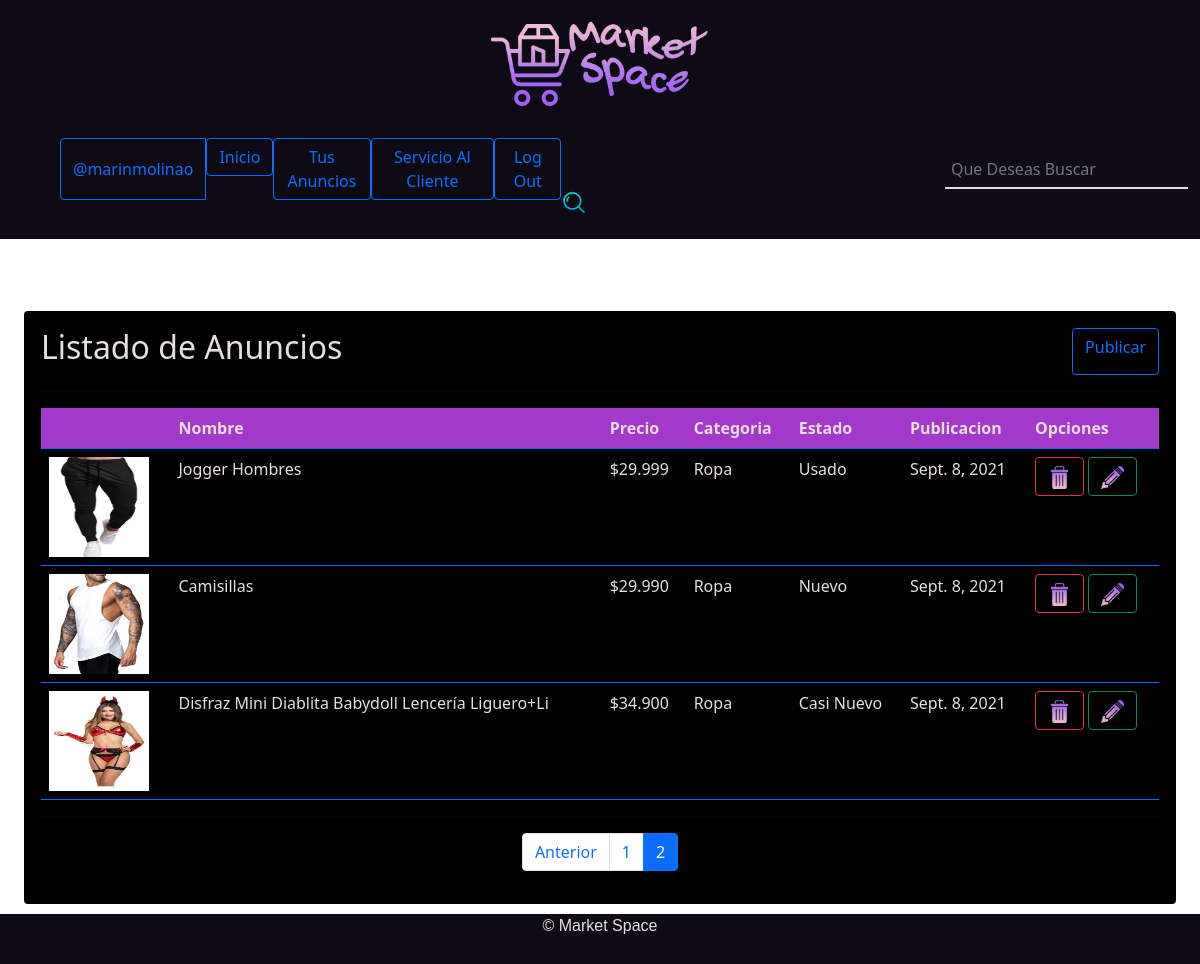
The app's page /tus-anuncios/?page=2 (signed in) with its own data.
### App/models.py (models this page shows, shortened)
class Producto(models.Model):
    foto = models.ImageField(upload_to="productos", null=True)
    nombre = models.CharField(max_length=50)
    precio = models.IntegerField()
    categoria = models.ForeignKey(Categoria, on_delete=models.PROTECT)
    estado = models.ForeignKey(Estado, on_delete=models.PROTECT)
    descripcion = models.TextField()
    numero_telefonico = models.IntegerField()
    fecha_Publicacion = models.DateField(auto_now_add=True ,blank=True, null=True)
    usuario = models.ForeignKey(User, on_delete=models.SET, blank=True, null=True)

class Categoria(models.Model):
    nombre = models.CharField(max_length=50)
    def __str__(self):
        return self.nombre

class Estado(models.Model):
    nombre = models.CharField(max_length=50)
    def __str__(self):
        return self.nombre

### App/views.py (the view)
# urls.py: path('tus-anuncios/', productos, name='productos'),
def productos(request):
    global user_id
    user_id = request.user.id
    usuarioo = User.objects.get(id=user_id)
    productos = Producto.objects.filter(usuario=usuarioo)
    page = request.GET.get('page', 1)
    try:
        paginator = Paginator(productos, 3)
        productos = paginator.page(page)
    except:
        raise Http404
    data = {
        'entity':productos,
        'paginator':paginator
    }
    return render(request, 'app/productos.html', data)

### App/templates/app/productos.html (shortened to what this page needs)
{% extends 'app/layout.html' %} {% load static %} {% block css %}
<link rel="stylesheet" href="{% static 'css/productos.css' %}"> {% endblock %}  {% block contenido %} {% load humanize %}
<br></br>
<div class="card" style="background-color: black; margin-left: 2%; margin-right: 2%; margin-bottom: 1rem; margin-bottom: 60px;">
    <div class="card-body">
        <div class="encabezado-tabla">
            <h2 style="color: #e7dfdd;">Listado de Anuncios</h2>
            <a href="{% url 'agregar' %}" class="btn btn-outline-primary">Publicar</a>
        </div>
        <hr>
        <table class="table table -bordered border-primary">
            <tr class="tabla">
                <th></th>
                <th>Nombre</th>
                <th>Precio</th>
                <th>Categoria</th>
                <th>Estado</th>
                <th>Publicacion</th>
                <th>Opciones</th>
            </tr>
            {% for p in entity %}
            <tr>
                <td><img class="img" src="{{ p.foto.url }}" alt="imagen producto" width="100" height="100"></td>
                <td>{{ p.nombre | title }}</td>
                <td>${{ p.precio | intcomma }}</td>
                <td>{{ p.categoria | title }}</td>
                <td>{{ p.estado | title }}</td>
                <td>{{ p.fecha_Publicacion }}</td>
                <td>
                    <a href="#" onclick="eliminarProducto({{ p.id }})" class="btn btn-outline-danger"><img src="{% static 'img/iconos/delete-degradado.png' %}" alt="Eliminar" width="23px" height="23px"></a>
                    <a href="{% url 'modificar' p.id %}" class="btn btn-outline-success"><img src="{% static 'img/iconos/edit-degradado.png' %}" alt="Editar" width="23px" height="23px"></a>
                </td>
            </tr>
            {% endfor %}
        </table>
        <hr>
        <div>
            {% include 'app/paginator.html' %}
        </div>
    </div>
</div>
{% endblock %}

### App/templates/app/layout.html (shortened to what this page needs)
<!DOCTYPE html>
<html lang="es">
<head>
    {% load static %}
    {% block css %}
    {% endblock %}
    <link rel="stylesheet" href="{% static 'css/css.css' %}">
    <link href="https://cdn.jsdelivr.net/npm/bootstrap@5.1.0/dist/css/bootstrap.min.css" rel="stylesheet">
</head>
<body>
    <header>
        <img src="{% static 'img/logos/Logo horizontal.png' %}" alt="">
    </header>
    <div class="botones">
        <div class="btn-group" role="group" aria-label="Basic outlined example">
            {% if user.is_authenticated %}
                <button type="button" class="btn btn-outline-primary">@{{ user.username }}</button>
            {% endif %}
            <a href="{% url 'inicio' %}"><button type="button" class="btn btn-outline-primary">Inicio</button></a>
            {% if user.is_authenticated %}
                <a href="{% url 'productos' %}"><button type="button" class="btn btn-outline-primary">Tus Anuncios</button>
            {% endif %}
            <a href="{% url 'cliente' %}"><button type="button" class="btn btn-outline-primary">Servicio Al Cliente</button></a>
            {% if user.is_authenticated %}
                <a href="{% url 'logout' %}"><button type="button" class="btn btn-outline-primary">Log Out</button></a></a>
            {% else %}
                <a href="{% url 'login' %}"><button type="button" class="btn btn-outline-primary">Log In</button></a>
                <a href="{% url 'login' %}"><button type="button" class="btn btn-outline-primary">Registrarse</button></a>
            {% endif %}
        </div>
        <form action="{% url 'buscar' %}">
            <input type="text" placeholder="Que Deseas Buscar" name="buscar"><img class="lupa" src="{% static 'img/lupa.png' %}" alt="">
        </form>
    </div>
    <br>
    {% block contenido %}
    {% endblock %}
<footer>
    <p>&copy Market Space</p>
</footer>
</body>
</html>

### App/static/css/productos.css (style rules this page uses)
body { background-color: #e7dfdd; ; }
th { color: #e7dfdd; }
td { color: #e7dfdd; }
.tabla { background-color: #a239ca; }
.encabezado-tabla { width: 100%; display: flex; justify-content: space-between; }

### App/static/css/css.css (style rules this page uses)
html { min-height: 100%; position: relative; }
body { margin: 0%; background-color: #E7DFDD; }
header { background-color: #0E0B16; display: grid; grid-template-columns: 2fr 1fr 2fr; }
header img { margin-top: 4%; transition: all .5s ease; overflow: hidden; grid-column: 2; width: 100%; }
.botones { background-color: #0E0B16; display: flex; justify-content: space-evenly; align-items: baseline; padding-bottom: 2%; padding-left: 5%; }
.lupa { width: 4%; }
.botones input { margin-left: 60%; border: none; border-bottom: 2px solid #E7DFDD; background-color: #0E0B16; color: #E7DFDD; padding: 1%; }
footer { display: flex; background-color: #0E0B16; justify-content: center; font-family: Arial; color: #E7DFDD; position: absolute; bottom: 0; width: 100%; height: 50px; }

### records on screen
Producto: foto (picture), nombre "Jogger Hombres", precio "29.999", categoria "Ropa", estado "Usado", fecha_Publicacion "Sept. 8, 2021"
Producto: foto (picture), nombre "Camisillas", precio "29.990", categoria "Ropa", estado "Nuevo", fecha_Publicacion "Sept. 8, 2021"
Producto: foto (picture), nombre "Disfraz Mini Diablita Babydoll Lencería Liguero+Li", precio "34.900", categoria "Ropa", estado "Casi Nuevo", fecha_Publicacion "Sept. 8, 2021"

### other values on screen
{{ user.username }} "marinmolinao"
{{ page }} "1" "2"
